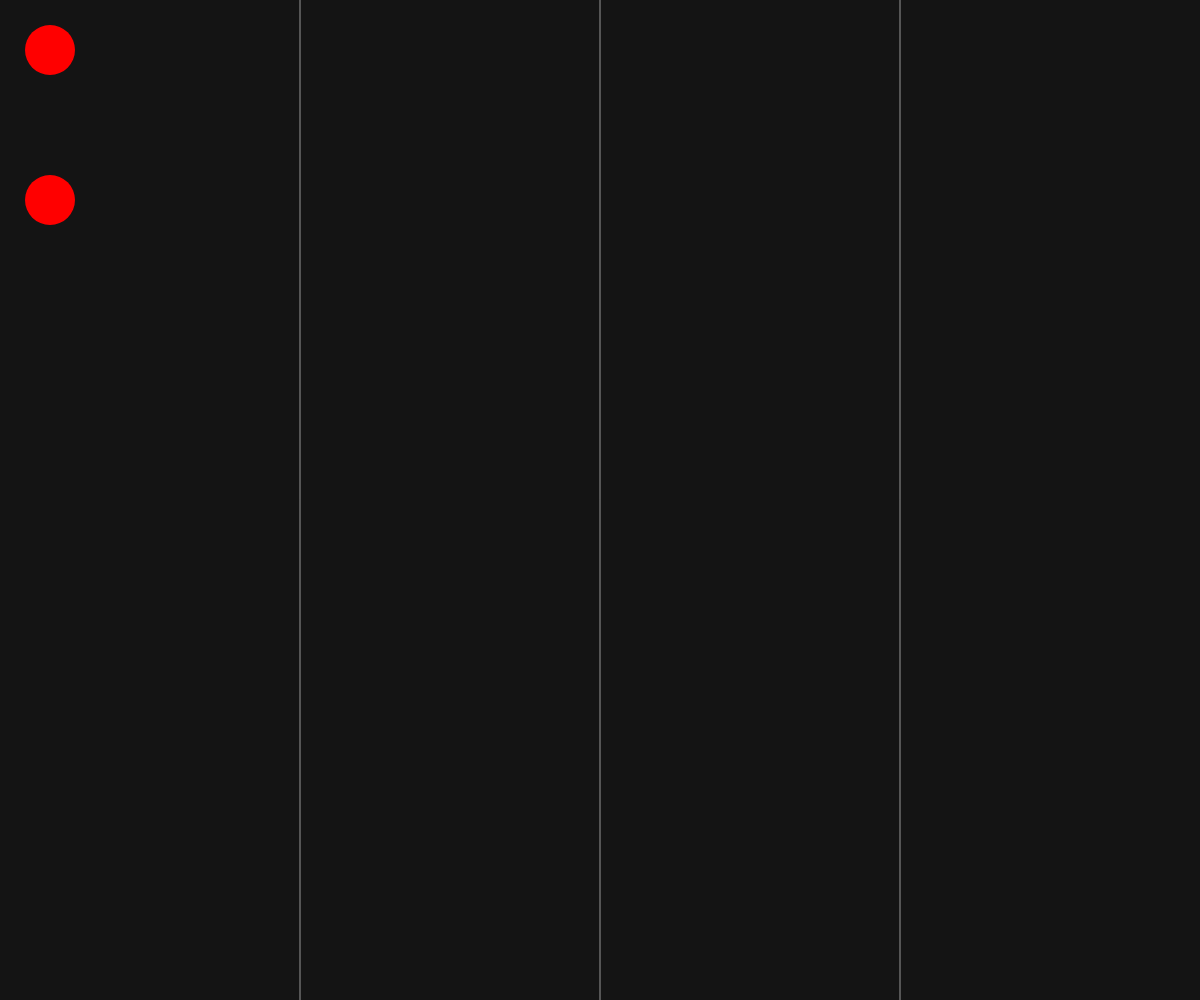
Frame 1 (no input)
Frame 60 (no input): identical to frame 1, image omitted
Frame 120 (the mouse pressed at the canvas centre since frame 60): identical to frame 1, image omitted

The p5.js sketch that drew this single still picture (run headless with seeded random() and noise() and a simulated clock; from frame 60 on, the mouse is pressed at the canvas centre):

// p5.js sketch
// ── sketch.js
// Reference: http://coursescript.com/notes/interactivecomputing/mobile/dragdrop/

//Prevent page scrolling
document.ontouchmove = function(event){
  event.preventDefault();
}

var dragging = false; // Is the object being dragged?
var intersection = false; // Is the mouse over the ellipse?

var x, y, r;          // Location and size
var offsetX, offsetY;    // Mouseclick offset

function setup() {
  createCanvas(windowWidth, windowHeight);

  // Starting location
  x = 50;
  y = 50;
  // Dimension
  r = 50;

}

function otherSide(){

  noStroke();

  if(x > 0 && x <= width/4){
    fill(255, 0, 0);
  } else if(x > width/4 && x <= width/2){
    fill(0, 255, 0);
  } else if(x > width/2 && x <= 3*width/4){
    fill(0, 0, 255);
  } else if(x > 3*width/4 && x <= width){
    fill(125, 62, 25);
  }
  ellipse(50, 200, 50);
}

function draw() {
  background(20);

  // Is mouse over object
  if (mouseX > x - r && mouseX < x + r && mouseY > y - r && mouseY < y + r) {
    intersection = true;
  }
  else {
    intersection = false;
  }

  // Adjust location if being dragged
  if (dragging) {
    x = mouseX + offsetX;
    y = mouseY + offsetY;
  }

  noStroke();
  // Different fill based on state
  if (dragging) {
    fill (190);
  } else if (intersection) {
    fill(210);
  }

  changeColour();
  ellipse(x, y, r);

  //Drawing seperators on the screen
  drawSeperators();

  otherSide()

}

function mousePressed() {
  // Did I click on the rectangle?
  if (mouseX > x - r && mouseX < x + r && mouseY > y - r && mouseY < y + r) {
    dragging = true;
    // If so, keep track of relative location of click to corner of rectangle
    offsetX = x-mouseX;
    offsetY = y-mouseY;
  }
}

function mouseReleased() {
  // Quit dragging
  dragging = false;
}

function changeColour(){
  if(x > 0 && x <= width/4){
    fill(255, 0, 0);
  } else if(x > width/4 && x <= width/2){
    fill(0, 255, 0);
  } else if(x > width/2 && x <= 3*width/4){
    fill(0, 0, 255);
  } else if(x > 3*width/4 && x <= width){
    fill(125, 62, 25);
  }
}

function drawSeperators(){
  fill(220);
  stroke(150);
  line(width/4, 0, width/4, height);
  line(width/2, 0, width/2, height);
  line(3*width/4, 0, 3*width/4, height);
}
